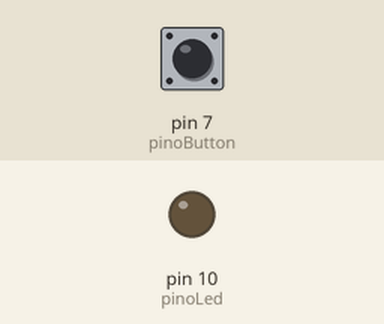
Bench run of a sketch on a simulated Arduino Uno, built with avr-gcc and run on an emulated ATmega328P. Shown: output pins drawn as LEDs (lit = HIGH). The inputs (shaded band) are chosen by the test bench; at power-on: pin 7 (pinoButton) LOW.

Above: at 1.2 s.
1.3 s: pin 7 (pinoButton) pulled HIGH for 0.15 s
At 2.5 s:
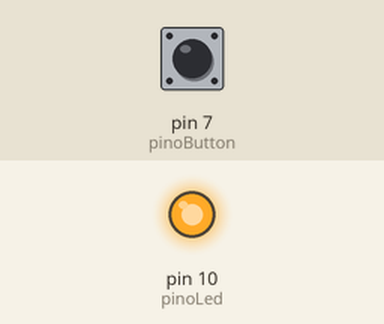
2.9 s: pin 7 (pinoButton) pulled HIGH for 1 s
At 4.0 s:
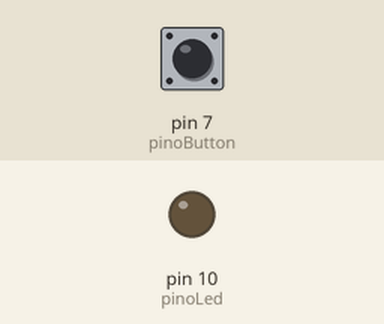
5.4 s: pin 7 (pinoButton) pulled HIGH for 3.2 s
At 6.0 s:
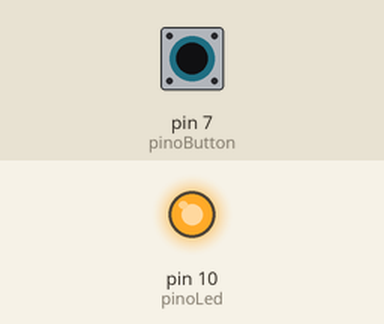
Timing chart, 0 to 8.4 s (numbered marks = the images above; inputs shaded):
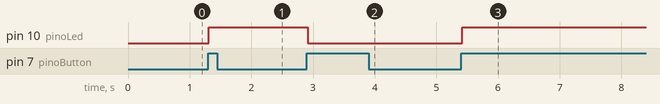

Measured:
- after the input at 1.3 s, pin 10 (pinoLed): LOW → HIGH at once
- after the input at 2.9 s, pin 10 (pinoLed): HIGH → LOW at once
- after the input at 5.4 s, pin 10 (pinoLed): LOW → HIGH at once

The sketch:

apertar-botao.ino
```cpp
int pinoLed = 10;
int pinoButton = 7;
int estado = 0;
int valorLido = 0;
int cont = 0;

void setup(){
 	pinMode(pinoLed, OUTPUT);
  	pinMode(pinoButton, INPUT);
}

void loop(){
 valorLido = digitalRead(pinoButton);
  delay(10);

  if(valorLido == HIGH){
    cont++;
  	if(cont == 1){
      estado = !estado;}
  }
  else if(valorLido == LOW){
    cont = 0;}

  if(estado == 0){
    digitalWrite(pinoLed, LOW);}
  else{
  digitalWrite(pinoLed, HIGH);
  }
}
```
